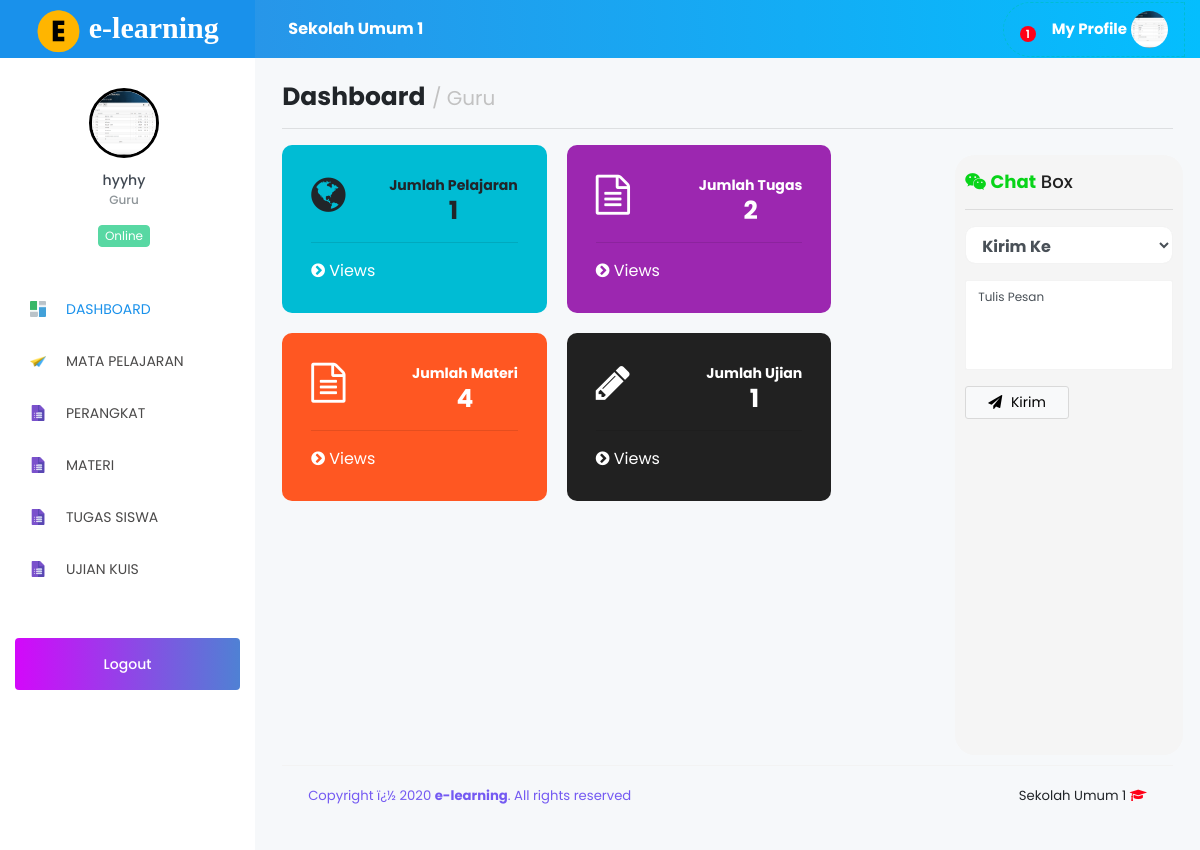
Screenshot of /Guru/index.php (signed in) with the database file from the repository.
### tables this page shows
CREATE TABLE `tb_sekolah` (
  `id_sekolah` int(11) NOT NULL,
  `nama_sekolah` varchar(120) NOT NULL,
  `kepsek` varchar(120) NOT NULL,
  `textlogo` varchar(10) NOT NULL,
  `logo` varchar(255) NOT NULL,
  `copyright` varchar(255) NOT NULL
);

CREATE TABLE `tb_guru` (
  `id_guru` int(11) NOT NULL,
  `nik` varchar(20) NOT NULL,
  `nama_guru` varchar(120) NOT NULL,
  `email` varchar(65) NOT NULL,
  `password` varchar(255) NOT NULL,
  `foto` varchar(255) DEFAULT NULL,
  `status` varchar(5) NOT NULL,
  `date_created` date NOT NULL,
  `confirm` enum('Yes','No') NOT NULL
);

### Guru/index.php (the view, shortened to what this page needs)
<?php
include '../config/db.php';
if (@$_SESSION['Guru']) {
?>
  <?php
  if (@$_SESSION['Guru']) {
    $sesi = @$_SESSION['Guru'];
  }
  $sql = mysqli_query($con, "SELECT * FROM tb_guru WHERE id_guru = '$sesi'") or die(mysqli_error($con));
  $data = mysqli_fetch_array($sql);
  $sqlPerangkat = mysqli_query($con, "SELECT * FROM tb_perangkat
  INNER JOIN tb_roleguru ON tb_perangkat.id_roleguru=tb_roleguru.id_roleguru
 WHERE tb_roleguru.id_guru='$sesi' ");
  $prkt = mysqli_fetch_array($sqlPerangkat);
  $sekolah = mysqli_query($con, "SELECT * FROM tb_sekolah WHERE id_sekolah=1 ");
  $apl = mysqli_fetch_array($sekolah);
  ?>
  <!DOCTYPE html>
  <html lang="en">
  <head>
    <link rel="stylesheet" href="../vendor/node_modules/mdi/css/materialdesignicons.min.css">
    <link rel="stylesheet" href="../vendor/node_modules/simple-line-icons/css/simple-line-icons.css">
    <link rel="stylesheet" href="../vendor/node_modules/font-awesome/css/font-awesome.min.css" />
    <link rel="stylesheet" href="../vendor/css/style.css">
    <link href="../vendor/sweetalert/sweetalert.css" rel="stylesheet" />
    <link rel="stylesheet" type="text/css" href="../vendor/css/jquery.dataTables.css">
  </head>
  <body>
    <div class="container-scroller">
      <nav class="navbar col-lg-12 col-12 p-0 fixed-top d-flex flex-row">
        <div class="text-center navbar-brand-wrapper d-flex align-items-top justify-content-center" style="background-color: #1991eb;">
          <a class="navbar-brand brand-logo" href="index.php" style="font-family:Aegyptus;font-weight: bold;font-size: 30px;">
            <img src="../vendor/images/<?= $apl['logo']; ?>" alt="logo" style="height: 45px;width: 45px;border-radius: 10px;"> <b><?= $apl['textlogo']; ?></b>
          </a>
        </div>
        <div class="navbar-menu-wrapper d-flex align-items-center">
          <ul class="navbar-nav navbar-nav-left header-links d-none d-md-flex">
            <li class="nav-item" style="width: 400px;">
              <a href="#" style="color: #fff;text-decoration: none;">
                <b><?= $apl['nama_sekolah']; ?></b>
              </a>
            </li>
          </ul>
          <ul class="navbar-nav navbar-nav-right" style="border-top-left-radius:50px;color: black;border-bottom-left-radius:50px;color: #fff;border:1px dashed #00BCD4; ">
            <?php
            $ujian = mysqli_query($con, "SELECT * FROM ujian
          INNER JOIN tb_master_mapel ON ujian.id_mapel=tb_master_mapel.id_mapel
          INNER JOIN tb_jenisujian ON ujian.id_jenis=tb_jenisujian.id_jenis
          INNER JOIN kelas_ujian ON ujian.id_ujian=kelas_ujian.id_ujian
           WHERE ujian.id_guru='$data[id_guru]' AND kelas_ujian.aktif='Y' GROUP BY kelas_ujian.id_ujian    ");
            $jm = mysqli_num_rows($ujian);
            ?>
            <li class="nav-item dropdown">
              <a class="nav-link count-indicator dropdown-toggle" id="notificationDropdown" href="#" data-toggle="dropdown">
                <span class="count"><?= $jm; ?> </span>
              </a>
            </li>
            <li class="nav-item d-none d-lg-block">
              <a class="nav-link" href="?page=profil">
                <b>My Profile</b>
                <img class="img-xs rounded-circle" src="../vendor/images/img_Guru/<?= $data['foto']; ?>" alt="">
              </a>
            </li>
          </ul>
        </div>
      </nav>
      <div class="container-fluid page-body-wrapper">
        <nav class="sidebar sidebar-offcanvas" id="sidebar">
          <ul class="nav">
            <li class="nav-item nav-profile">
              <div class="nav-link">
                <div class="profile-image"> <img src="../vendor/images/img_Guru/<?= $data['foto']; ?>" alt="image" style="border:3px solid black;" /> <span class="online-status online"></span> </div>
                <div class="profile-name">
                  <p class="name"><?= $data['nama_guru']; ?></p>
                  <p class="designation">Guru</p>
                  <div class="badge badge-teal mx-auto mt-3">Online</div>
                </div>
              </div>
            </li>
            <li class="nav-item">
              <a class="nav-link" href="index.php"><img class="menu-icon" src="../vendor/images/menu_icons/01.png" alt="menu icon"><span class="menu-title">DASHBOARD</span></a>
            </li>
            <li class="nav-item">
              <a class="nav-link" href="?page=mapel"><img class="menu-icon" src="../vendor/images/menu_icons/02.png" alt="menu icon"> <span class="menu-title">MATA PELAJARAN</span></a>
            </li>
            <?php
            if (empty($prkt['id_guru'])) {
            ?>
              <li class="nav-item">
                <a class="nav-link" href="?page=perangkat"><img class="menu-icon" src="../vendor/images/menu_icons/04.png" alt="menu icon"> <span class="menu-title">PERANGKAT</span></a>
              </li>
            <?php
            }
            ?>
            <li class="nav-item">
              <a class="nav-link" data-toggle="collapse" href="#materi" aria-expanded="false" aria-controls="general-pages"> <img class="menu-icon" src="../vendor/images/menu_icons/04.png" alt="menu icon"> <span class="menu-title">MATERI</span><i class="menu-arrow"></i>
              </a>
            </li>
            <li class="nav-item">
              <a class="nav-link" data-toggle="collapse" href="#tugas" aria-expanded="false" aria-controls="general-pages"> <img class="menu-icon" src="../vendor/images/menu_icons/04.png" alt="menu icon"> <span class="menu-title">TUGAS SISWA</span><i class="menu-arrow"></i>
              </a>
            </li>
          </ul>
      </div>
      <li class="nav-item">
        <a class="nav-link" data-toggle="collapse" href="#evaluasi" aria-expanded="false" aria-controls="general-pages"> <img class="menu-icon" src="../vendor/images/menu_icons/04.png" alt="menu icon"> <span class="menu-title">UJIAN KUIS</span><i class="menu-arrow"></i>
        </a>
      </li>
    </div>
    <li class="nav-item purchase-button">
      <a class="nav-link" href="logout.php">
        Logout</a>
    </li>
    <div class="main-panel">
      <?php
      $page = @$_GET['page'];
      $act = @$_GET['act'];
      if ($page == 'perangkat') {
        if ($act == '') {
          include 'modul/perangkat/data_perangkat.php';
        } elseif ($act == 'add') {
          include 'modul/perangkat/add_perangkat.php';
        } elseif ($act == 'edit') {
          include 'modul/perangkat/edit_perangkat.php';
        } elseif ($act == 'del') {
          include 'modul/perangkat/del_perangkat.php';
        } elseif ($act == 'view') {
          include 'modul/perangkat/view.php';
        }
      } elseif ($page == 'nilai') {
        if ($act == '') {
          include 'modul/nilai/data_nilai.php';
        } elseif ($act == 'view') {
          include 'modul/nilai/view_nilaikelas.php';
        }
      } elseif ($page == 'profil') {
        if ($act == '') {
          include 'modul/profil/data_profil.php';
        }
      } elseif ($page == 'chat') {
        if ($act == 'del') {
          include 'modul/chat/del.php';
        }
      } elseif ($page == 'proses') {
        include 'modul/models.php';
      } elseif ($page == '') {
        include 'Home.php';
      } else {
        echo "<b>4014!</b> Tidak ada halaman !";
      }
      ?>
      <footer class="footer">
        <div class="container-fluid clearfix">
          <span class="text-info d-block text-center text-sm-left d-sm-inline-block"><?= $apl['copyright']; ?></span>
          <span class="float-none float-sm-right d-block mt-1 mt-sm-0 text-center"><?= $apl['nama_sekolah']; ?> <i class="fa fa-graduation-cap text-danger"></i></span>
        </div>
      </footer>
    </div>
    </div>
  </body>
  </html>
<?php
} else {
  include 'modul/500.html';
}

### rows the page displays
tb_sekolah: logo (picture), textlogo "e-learning", nama_sekolah "Sekolah Umum 1", copyright "Copyright ï¿½ 2020 e-learning . All rights reserved"
tb_guru: foto (picture), nama_guru "hyyhy"

### other values shown
$jm "1"
$mapel "1"
$perangkat "2"
$materi "4"
$ujian "1"
